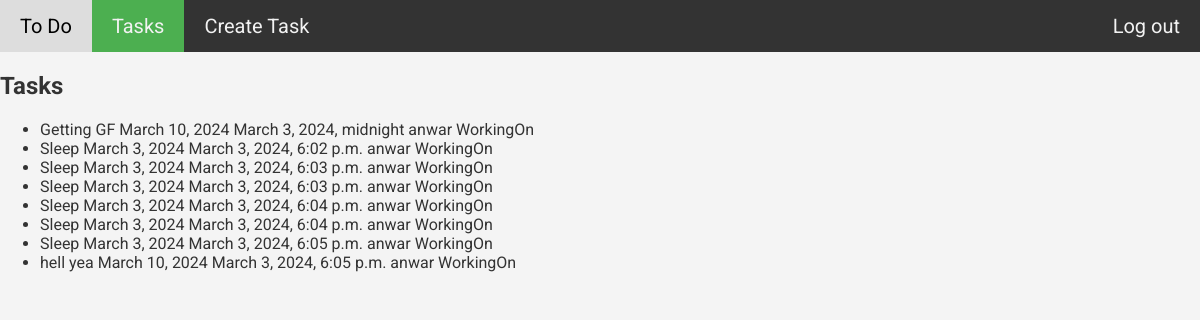
The app's page /todo/task-list (signed in), older data.
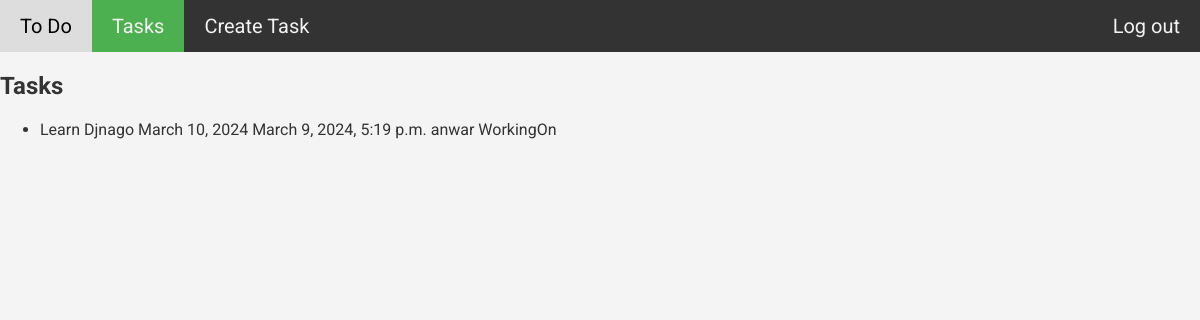
The same page, newer data.
### to_do_list/models.py (models this page shows, shortened)
class Task(models.Model):
    task_name = models.CharField(max_length=200)
    due_date = models.DateField(null = True)
    task_status = models.CharField(max_length = 200,choices=status.choices)
    created_on = models.DateTimeField(auto_now = True)
    created_by = models.ForeignKey(settings.AUTH_USER_MODEL,on_delete = models.CASCADE, null=True)
    class Meta:
        verbose_name = ("Task")
        verbose_name_plural = ("Tasks")

### to_do_list/views.py (the view)
# urls.py: path("task-list",views.TaskList.as_view(), name='task-list')
class TaskList(LoginRequiredMixin,ListView):
    template_name = "to_do_list/tasks_list.html"
    model = Task
    context_object_name = 'tasks'
    def get_context_data(self, **kwargs):
         context = super().get_context_data(**kwargs)
         context["active"] = 'list'
         return context
    def get_queryset(self):
        task =  super().get_queryset()
        return task.filter(created_by = self.request.user)

### to_do_list/templates/to_do_list/tasks_list.html (shortened to what this page needs)
{% extends "base.html" %}
{% block content %}
<header>
    {% include "to_do_list/includes/nav_bar.html" %}
</header>
<section>
    <h1>Tasks</h1>
       <ul>
        {% for task in tasks  %}
            <li>{{task.task_name}}      {{task.due_date}}       {{task.created_on}}      {{task.created_by}}   {{task.task_status}}</li>
        {% endfor %}
</section>
{% endblock content %}

Row changes from the older to the newer data that the page shows:
no longer on this page (row edited): Task: task_name "Getting GF", due_date "March 10, 2024", created_on "March 3, 2024, midnight", created_by "anwar", task_status "WorkingOn"
removed Task: task_name "Sleep", due_date "March 3, 2024", created_on "March 3, 2024, 6:02 p.m.", created_by "anwar", task_status "WorkingOn"
no longer on this page (row edited): Task: task_name "Sleep", due_date "March 3, 2024", created_on "March 3, 2024, 6:03 p.m.", created_by "anwar", task_status "WorkingOn"
no longer on this page (row edited): Task: task_name "Sleep", due_date "March 3, 2024", created_on "March 3, 2024, 6:03 p.m.", created_by "anwar", task_status "WorkingOn"
no longer on this page (row edited): Task: task_name "Sleep", due_date "March 3, 2024", created_on "March 3, 2024, 6:04 p.m.", created_by "anwar", task_status "WorkingOn"
no longer on this page (row edited): Task: task_name "Sleep", due_date "March 3, 2024", created_on "March 3, 2024, 6:04 p.m.", created_by "anwar", task_status "WorkingOn"
removed Task: task_name "Sleep", due_date "March 3, 2024", created_on "March 3, 2024, 6:05 p.m.", created_by "anwar", task_status "WorkingOn"
removed Task: task_name "hell yea", due_date "March 10, 2024", created_on "March 3, 2024, 6:05 p.m.", created_by "anwar", task_status "WorkingOn"
added Task: task_name "Learn Djnago", due_date "March 10, 2024", created_on "March 9, 2024, 5:19 p.m.", created_by "anwar", task_status "WorkingOn"
